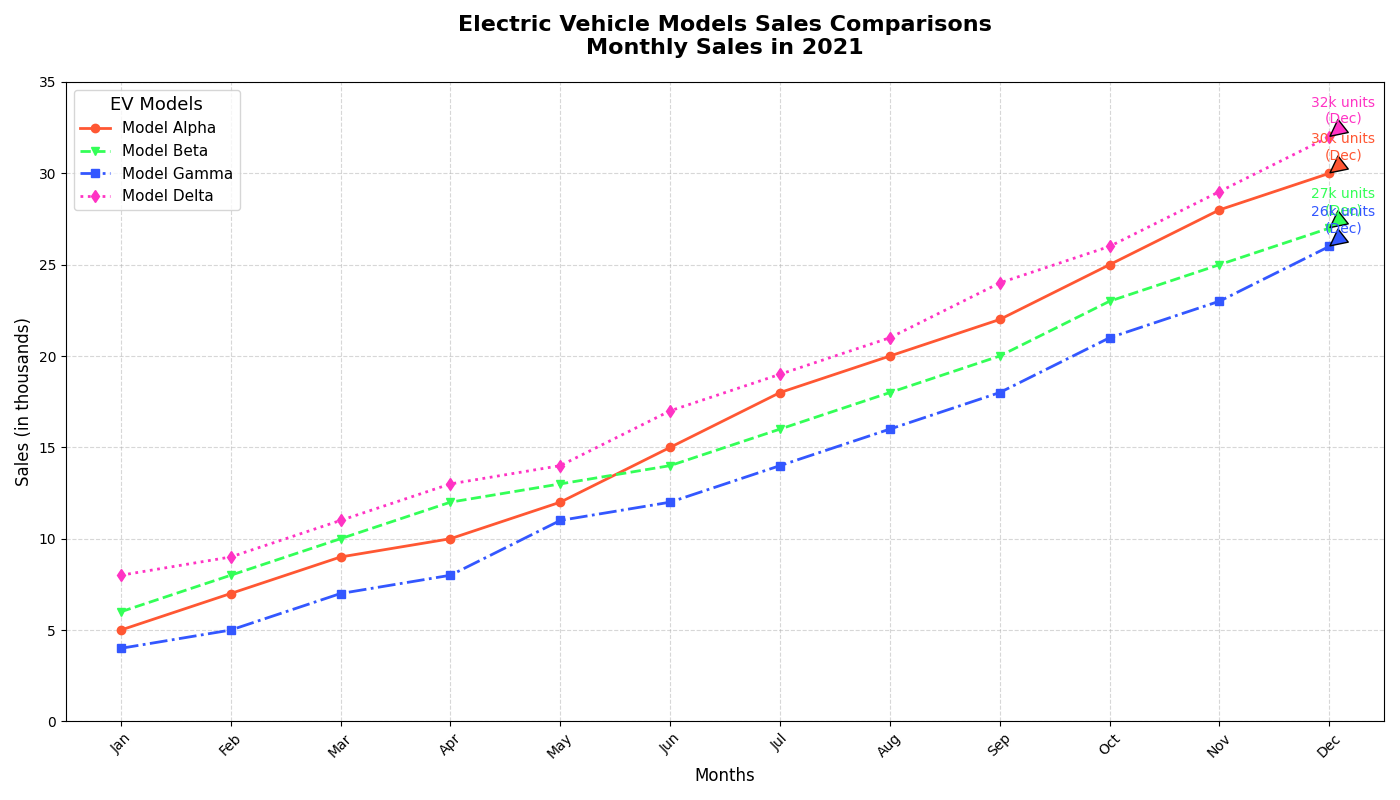

The Python source for this figure:
import matplotlib.pyplot as plt
import numpy as np

# Backstory: Comparing the Performance of Different Electric Vehicle Models Over 2021
# The script plots monthly sales data for 4 fictional electric vehicle (EV) models.

# Month labels for the year 2021
months = np.array([
    'Jan', 'Feb', 'Mar', 'Apr', 'May', 'Jun', 
    'Jul', 'Aug', 'Sep', 'Oct', 'Nov', 'Dec'
])

# Monthly sales data (in thousands) for the EV models
model_alpha_sales = np.array([5, 7, 9, 10, 12, 15, 18, 20, 22, 25, 28, 30])
model_beta_sales = np.array([6, 8, 10, 12, 13, 14, 16, 18, 20, 23, 25, 27])
model_gamma_sales = np.array([4, 5, 7, 8, 11, 12, 14, 16, 18, 21, 23, 26])
model_delta_sales = np.array([8, 9, 11, 13, 14, 17, 19, 21, 24, 26, 29, 32])

# Create the plot
fig, ax = plt.subplots(figsize=(14, 8))

# Plot lines for each EV model
colors = ['#FF5733', '#33FF57', '#3357FF','#FF33C4']
labels = ['Model Alpha', 'Model Beta', 'Model Gamma', 'Model Delta']
linestyles = ['-', '--', '-.', ':']
markers = ['o', 'v', 's', 'd']

for sales, label, color, linestyle, marker in zip(
    [model_alpha_sales, model_beta_sales, model_gamma_sales, model_delta_sales],
    labels, colors, linestyles, markers):

    ax.plot(months, sales, marker=marker, label=label, linestyle=linestyle, linewidth=2, color=color)

# Annotate the peak sales month for each model
for sales, label, color in zip(
    [model_alpha_sales, model_beta_sales, model_gamma_sales, model_delta_sales],
    labels, colors):

    peak_month_index = np.argmax(sales)
    peak_month = months[peak_month_index]
    peak_sales = sales[peak_month_index]

    ax.annotate(
        f'{peak_sales}k units\n({peak_month})', 
        xy=(peak_month_index, peak_sales), 
        xytext=(10, 10),
        textcoords='offset points',
        arrowprops=dict(facecolor=color, shrink=0.05),
        fontsize=10, color=color, ha='center'
    )

# Title and labels
ax.set_title('Electric Vehicle Models Sales Comparisons\nMonthly Sales in 2021', fontsize=16, weight='bold', pad=20)
ax.set_xlabel('Months', fontsize=12)
ax.set_ylabel('Sales (in thousands)', fontsize=12)

# Customize legend
ax.legend(title='EV Models', title_fontsize='13', fontsize='11', loc='upper left', frameon=True)

# Add grid for better readability
ax.grid(True, linestyle='--', alpha=0.5)

# Set limits for x-axis and y-axis
ax.set_xlim(-0.5, len(months)-0.5)
ax.set_ylim(0, 35)

# Customize the x-axis ticks for clarity
plt.xticks(np.arange(len(months)), months, rotation=45)
plt.tight_layout()

# Show the plot
plt.show()
